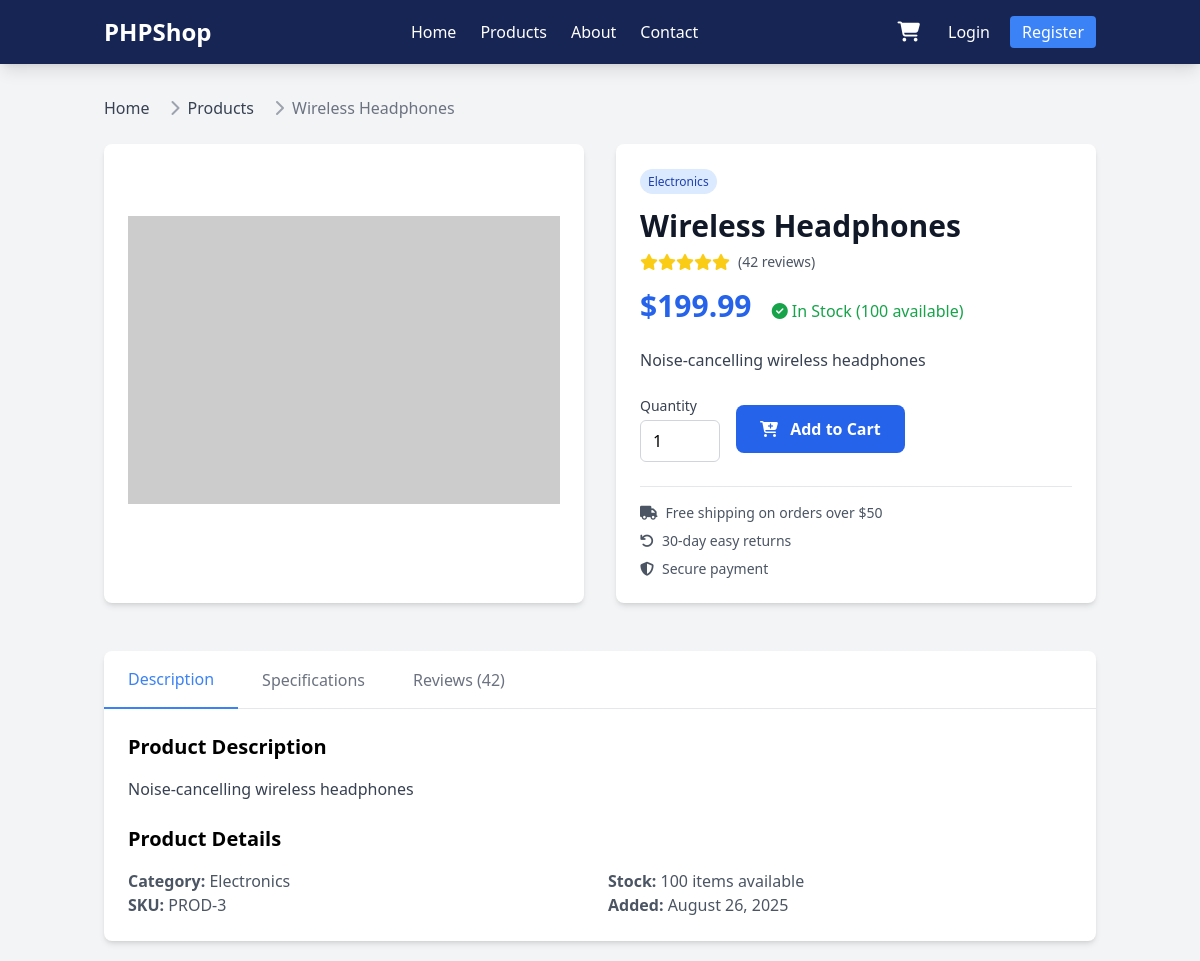
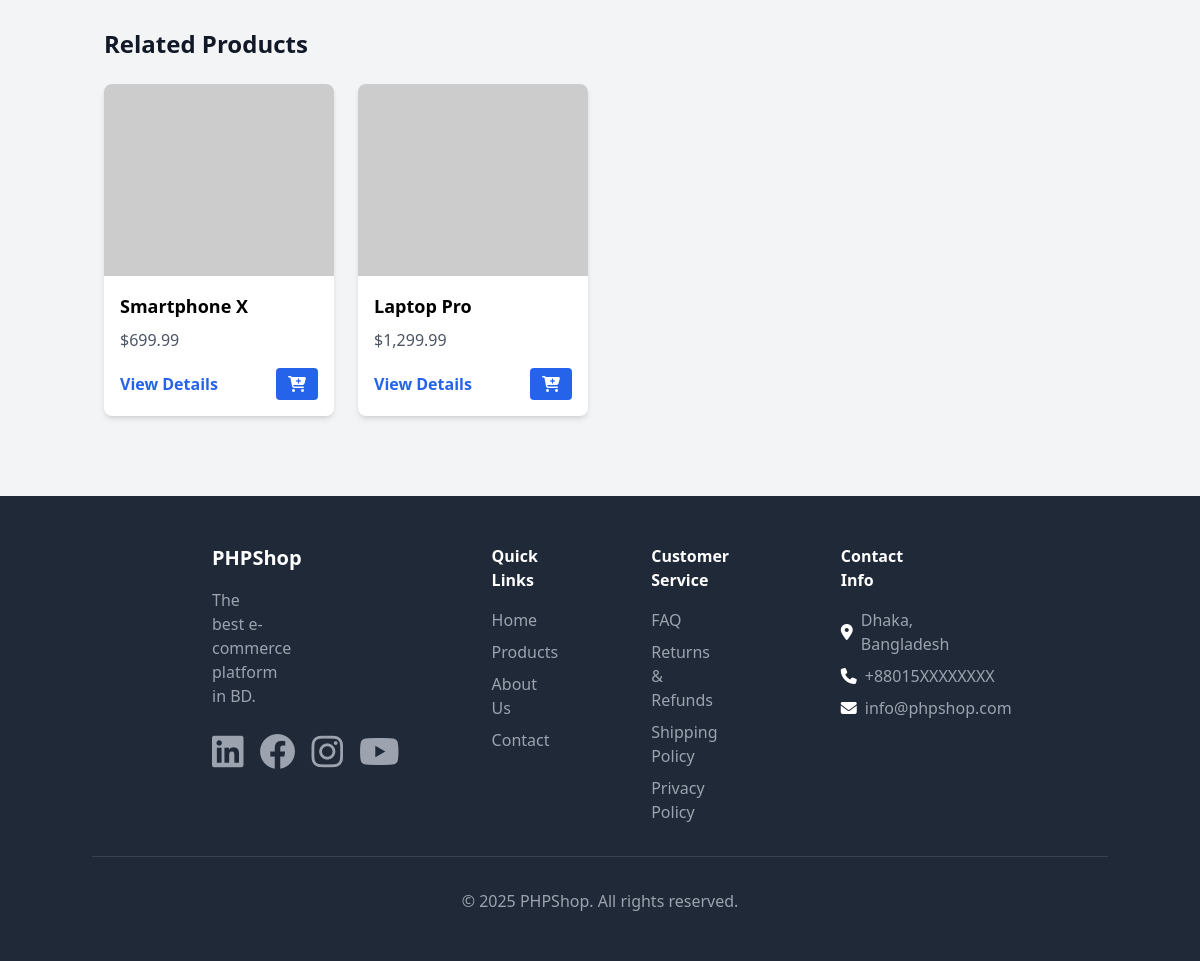
The app's page /product.php?id=3 with its own data (2 pictures, top to bottom).
### tables this page shows
CREATE TABLE products (
    id INT AUTO_INCREMENT PRIMARY KEY,
    name VARCHAR(200) NOT NULL,
    description TEXT,
    price DECIMAL(10,2) NOT NULL,
    image_url VARCHAR(255),
    category_id INT,
    stock_quantity INT NOT NULL DEFAULT 0,
    created_at DATETIME DEFAULT CURRENT_TIMESTAMP,
    FOREIGN KEY (category_id) REFERENCES categories(id)
);

CREATE TABLE categories (
    id INT AUTO_INCREMENT PRIMARY KEY,
    name VARCHAR(100) NOT NULL,
    description TEXT,
    created_at DATETIME DEFAULT CURRENT_TIMESTAMP
);

### includes/functions.php (called while the page is built, shortened)
<?php
function format_price($price) {
    return '$' . number_format($price, 2);
}
function get_product($id) {
    global $mysqli;
    $sql = "SELECT p.*, c.name as category_name FROM products p
            LEFT JOIN categories c ON p.category_id = c.id
            WHERE p.id = ?";
    $stmt = $mysqli->prepare($sql);
    $stmt->bind_param("i", $id);
    $stmt->execute();
    $result = $stmt->get_result();
    return $result->fetch_assoc();
}
?>

### product.php (the view, shortened to what this page needs)
<?php
require_once 'includes/config.php';
require_once 'includes/header.php';
$product_id = intval($_GET['id']);
$product = get_product($product_id);
$related_sql = "SELECT * FROM products
                WHERE category_id = ? AND id != ? AND stock_quantity > 0
                LIMIT 4";
$stmt = $mysqli->prepare($related_sql);
$stmt->bind_param("ii", $product['category_id'], $product_id);
$stmt->execute();
$result = $stmt->get_result();
$related_products = $result->fetch_all(MYSQLI_ASSOC);
?>
<div class="max-w-6xl mx-auto">
    <nav class="flex mb-6" aria-label="Breadcrumb">
        <ol class="inline-flex items-center space-x-1 md:space-x-3">
            <li class="inline-flex items-center">
                <a href="index.php" class="text-gray-700 hover:text-blue-600">Home</a>
            </li>
            <li>
                <div class="flex items-center">
                    <i class="fas fa-chevron-right text-gray-400 mx-2"></i>
                    <a href="products.php" class="text-gray-700 hover:text-blue-600">Products</a>
                </div>
            </li>
            <li aria-current="page">
                <div class="flex items-center">
                    <i class="fas fa-chevron-right text-gray-400 mx-2"></i>
                    <span class="text-gray-500"><?php echo htmlspecialchars($product['name']); ?></span>
                </div>
            </li>
        </ol>
    </nav>
    <div class="grid grid-cols-1 md:grid-cols-2 gap-8 mb-12">
        <div class="bg-white rounded-lg shadow-md p-6">
            <img src="<?php echo $product['image_url'] ?: 'https://via.placeholder.com/500x500'; ?>"
                 alt="<?php echo htmlspecialchars($product['name']); ?>"
                 class="w-full h-96 object-contain rounded-lg">
        </div>
        <div class="bg-white rounded-lg shadow-md p-6">
            <div class="mb-4">
                <span class="bg-blue-100 text-blue-800 text-xs px-2 py-1 rounded-full">
                    <?php echo htmlspecialchars($product['category_name'] ?? 'Uncategorized'); ?>
                </span>
            </div>
            <h1 class="text-3xl font-bold text-gray-900 mb-2"><?php echo htmlspecialchars($product['name']); ?></h1>
            <div class="flex items-center mb-4">
                <div class="flex text-yellow-400 mr-2">
                    <?php for ($i = 1; $i <= 5; $i++): ?>
                        <i class="fas fa-star"></i>
                    <?php endfor; ?>
                </div>
                <span class="text-gray-600 text-sm">(42 reviews)</span>
            </div>
            <div class="mb-6">
                <span class="text-3xl font-bold text-blue-600"><?php echo format_price($product['price']); ?></span>
                <?php if ($product['stock_quantity'] > 0): ?>
                    <span class="text-green-600 ml-4">
                        <i class="fas fa-check-circle"></i> In Stock (<?php echo $product['stock_quantity']; ?> available)
                    </span>
                <?php else: ?>
                    <span class="text-red-600 ml-4">
                        <i class="fas fa-times-circle"></i> Out of Stock
                    </span>
                <?php endif; ?>
            </div>
            <p class="text-gray-700 mb-6"><?php echo nl2br(htmlspecialchars($product['description'])); ?></p>
            <?php if ($product['stock_quantity'] > 0): ?>
                <form action="add_to_cart.php" method="post" class="flex items-center space-x-4 mb-6">
                    <div>
                        <label for="quantity" class="block text-sm font-medium text-gray-700 mb-1">Quantity</label>
                        <input type="number" id="quantity" name="quantity" value="1" min="1" max="<?php echo $product['stock_quantity']; ?>"
                               class="w-20 px-3 py-2 border border-gray-300 rounded-md focus:outline-none focus:ring-blue-500 focus:border-blue-500">
                    </div>
                    <button type="submit" class="bg-blue-600 text-white px-6 py-3 rounded-lg hover:bg-blue-700 transition font-semibold">
                        <i class="fas fa-cart-plus mr-2"></i> Add to Cart
                    </button>
                </form>
            <?php endif; ?>
            <div class="border-t border-gray-200 pt-4">
                <div class="flex items-center text-sm text-gray-600 mb-2">
                    <i class="fas fa-truck mr-2"></i>
                    <span>Free shipping on orders over $50</span>
                </div>
                <div class="flex items-center text-sm text-gray-600 mb-2">
                    <i class="fas fa-undo mr-2"></i>
                    <span>30-day easy returns</span>
                </div>
                <div class="flex items-center text-sm text-gray-600">
                    <i class="fas fa-shield-alt mr-2"></i>
                    <span>Secure payment</span>
                </div>
            </div>
        </div>
    </div>
    <div class="bg-white rounded-lg shadow-md mb-12">
        <div class="border-b border-gray-200">
            <nav class="flex -mb-px">
                <button class="py-4 px-6 border-b-2 border-blue-500 text-blue-500 font-medium">Description</button>
                <button class="py-4 px-6 text-gray-500 font-medium hover:text-blue-500">Specifications</button>
                <button class="py-4 px-6 text-gray-500 font-medium hover:text-blue-500">Reviews (42)</button>
            </nav>
        </div>
        <div class="p-6">
            <h3 class="text-xl font-semibold mb-4">Product Description</h3>
            <p class="text-gray-700"><?php echo nl2br(htmlspecialchars($product['description'])); ?></p>
            <h3 class="text-xl font-semibold mt-6 mb-4">Product Details</h3>
            <div class="grid grid-cols-2 gap-4">
                <div>
                    <p class="text-gray-600"><strong>Category:</strong> <?php echo htmlspecialchars($product['category_name'] ?? 'Uncategorized'); ?></p>
                    <p class="text-gray-600"><strong>SKU:</strong> PROD-<?php echo $product['id']; ?></p>
                </div>
                <div>
                    <p class="text-gray-600"><strong>Stock:</strong> <?php echo $product['stock_quantity']; ?> items available</p>
                    <p class="text-gray-600"><strong>Added:</strong> <?php echo date('F j, Y', strtotime($product['created_at'])); ?></p>
                </div>
            </div>
        </div>
    </div>
    <?php if (count($related_products) > 0): ?>
        <div class="mb-12">
            <h2 class="text-2xl font-bold text-gray-900 mb-6">Related Products</h2>
            <div class="grid grid-cols-1 sm:grid-cols-2 lg:grid-cols-4 gap-6">
                <?php foreach ($related_products as $related): ?>
                    <div class="bg-white rounded-lg shadow-md overflow-hidden hover:shadow-lg transition">
                        <img src="<?php echo $related['image_url'] ?: 'https://via.placeholder.com/300x200'; ?>"
                             alt="<?php echo htmlspecialchars($related['name']); ?>"
                             class="w-full h-48 object-cover">
                        <div class="p-4">
                            <h3 class="font-semibold text-lg mb-2"><?php echo htmlspecialchars($related['name']); ?></h3>
                            <p class="text-gray-600 mb-4"><?php echo format_price($related['price']); ?></p>
                            <div class="flex justify-between items-center">
                                <a href="product.php?id=<?php echo $related['id']; ?>"
                                   class="text-blue-600 hover:text-blue-800 font-semibold">View Details</a>
                                <?php if($related['stock_quantity'] > 0): ?>
                                    <form action="add_to_cart.php" method="post">
                                        <button type="submit" class="bg-blue-600 text-white px-3 py-1 rounded hover:bg-blue-700 transition">
                                            <i class="fas fa-cart-plus"></i>
                                        </button>
                                    </form>
                                <?php endif; ?>
                            </div>
                        </div>
                    </div>
                <?php endforeach; ?>
            </div>
        </div>
    <?php endif; ?>
</div>
<?php
require_once 'includes/footer.php';
?>

### records on screen
products: name "Wireless Headphones", category.name "Electronics", price "$199.99", stock_quantity "100", description "Noise-cancelling wireless headphones", id "3", created_at "August 26, 2025"
products: name "Smartphone X", price "$699.99"
products: name "Laptop Pro", price "$1,299.99"
